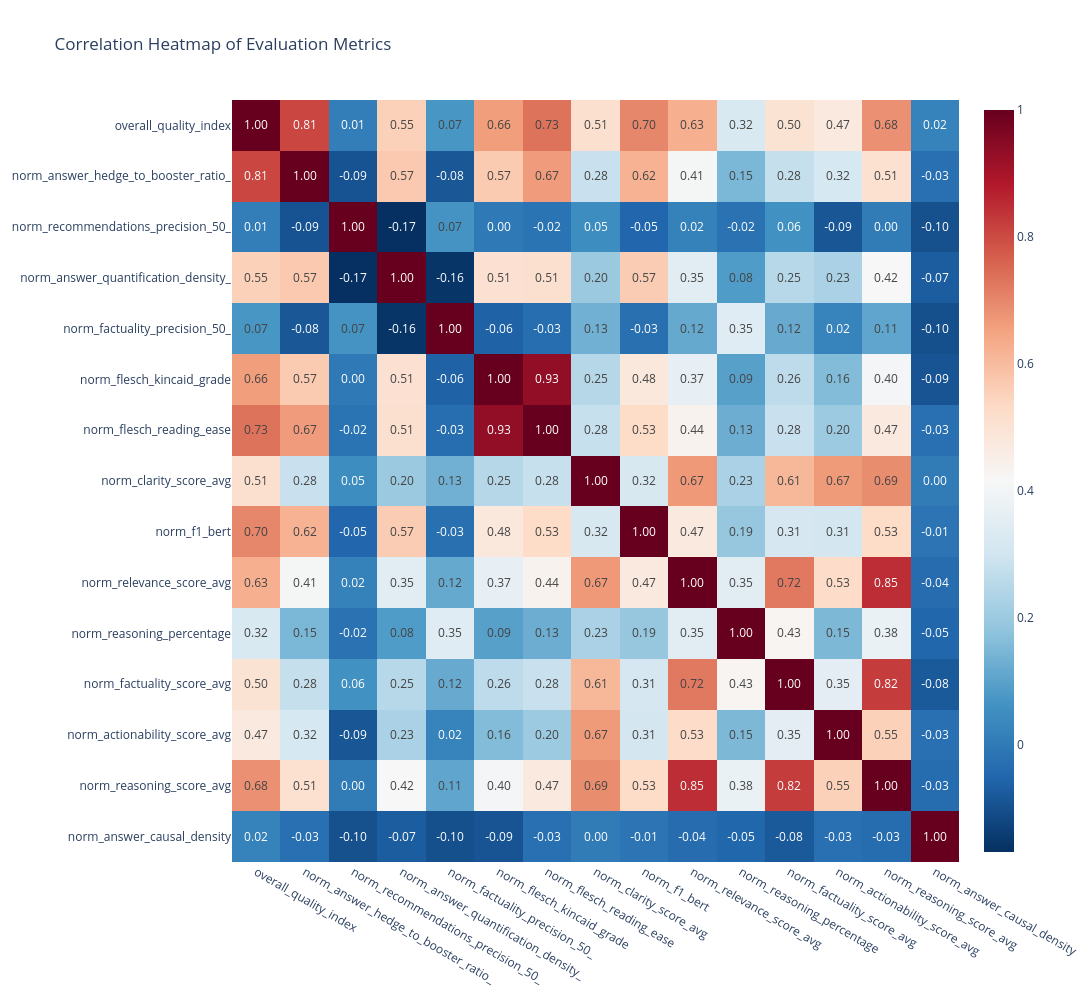

Notebook cell for this chart:
### Markdown cell above
## 3. Correlation Heatmap
To understand how various normalized metrics interact with each other.

### Code cell
if 'df' in locals():
    # Select key numerical metrics for the correlation heatmap
    numeric_cols = [
        'overall_quality_index', 'norm_answer_hedge_to_booster_ratio_', 
        'norm_recommendations_precision_50_', 'norm_answer_quantification_density_', 
        'norm_factuality_precision_50_', 'norm_flesch_kincaid_grade',
        'norm_flesch_reading_ease', 'norm_clarity_score_avg', 'norm_f1_bert', 
        'norm_relevance_score_avg', 'norm_reasoning_percentage', 'norm_factuality_score_avg',
        'norm_actionability_score_avg', 'norm_reasoning_score_avg', 'norm_answer_causal_density'
    ]

    # Keep only columns that exist in the dataframe
    cols_to_plot = [col for col in numeric_cols if col in df.columns]

    # Compute correlation matrix
    corr_matrix = df[cols_to_plot].corr()

    # Plot heatmap
    title = 'Correlation Heatmap of Evaluation Metrics'
    fig3 = px.imshow(
        corr_matrix, 
        text_auto='.2f', 
        aspect='auto',
        color_continuous_scale='RdBu_r', 
        title=title,
        width=1200,
        height=1000
    )
    fig3.write_html(f"./analysis/05_{to_snake_case(title)}.html")
    fig3.show()

### Figure 1 — Plotly figure (JSON) as saved in the notebook; plotly's stock layout.template omitted (floating-point values rounded to 4 significant figures; data arrays with more than 128 entries replaced by an {"elided": "..."} marker saying what was removed)
{"data": [{"coloraxis": "coloraxis", "hovertemplate": "x: %{x}<br>y: %{y}<br>color: %{z}<extra></extra>", "name": "0", "texttemplate": "%{z:.2f}", "type": "heatmap", "x": ["overall_quality_index", "norm_answer_hedge_to_booster_ratio_", "norm_recommendations_precision_50_", "norm_answer_quantification_density_", "norm_factuality_precision_50_", "norm_flesch_kincaid_grade", "norm_flesch_reading_ease", "norm_clarity_score_avg", "norm_f1_bert", "norm_relevance_score_avg", "norm_reasoning_percentage", "norm_factuality_score_avg", "norm_actionability_score_avg", "norm_reasoning_score_avg", "norm_answer_causal_density"], "xaxis": "x", "y": ["overall_quality_index", "norm_answer_hedge_to_booster_ratio_", "norm_recommendations_precision_50_", "norm_answer_quantification_density_", "norm_factuality_precision_50_", "norm_flesch_kincaid_grade", "norm_flesch_reading_ease", "norm_clarity_score_avg", "norm_f1_bert", "norm_relevance_score_avg", "norm_reasoning_percentage", "norm_factuality_score_avg", "norm_actionability_score_avg", "norm_reasoning_score_avg", "norm_answer_causal_density"], "yaxis": "y", "z": {"elided": "15x15 float values"}}], "layout": {"coloraxis": {"colorscale": [[0, "rgb(5,48,97)"], [0.1, "rgb(33,102,172)"], [0.2, "rgb(67,147,195)"], [0.3, "rgb(146,197,222)"], [0.4, "rgb(209,229,240)"], [0.5, "rgb(247,247,247)"], [0.6, "rgb(253,219,199)"], [0.7, "rgb(244,165,130)"], [0.8, "rgb(214,96,77)"], [0.9, "rgb(178,24,43)"], [1, "rgb(103,0,31)"]]}, "height": 1000, "title": {"text": "Correlation Heatmap of Evaluation Metrics"}, "width": 1200, "xaxis": {"anchor": "y", "domain": [0, 1]}, "yaxis": {"anchor": "x", "autorange": "reversed", "domain": [0, 1]}}}
